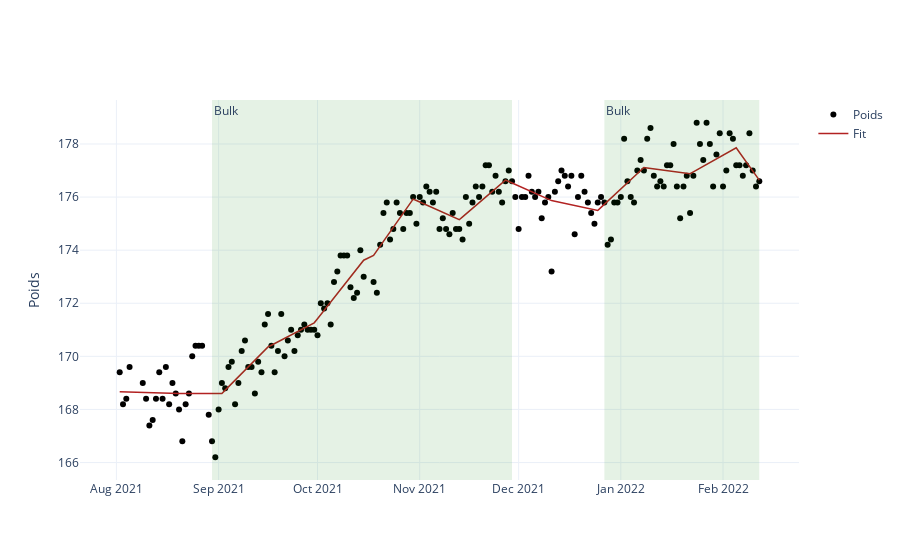

The cell this chart's notebook holds for it:
### Code cell
# Plot model
df["fit"] = results.predict(X)

fig = go.Figure()

fig.add_trace(go.Scatter(x=df.date, y=df.poids, 
                        mode='markers', name='Poids', line=dict(color='black', width = 1.5)))

fig.add_trace(go.Scatter(x=df.date, y=df.fit, 
                        mode='lines', name='Fit', line=dict(color='firebrick', width = 1.5)))

fig.add_vrect(x0=str(dates[0]), x1=str(dates[1]), 
              annotation_text="Bulk", annotation_position="top left",
              fillcolor="green", opacity=0.1, line_width=0)

fig.add_vrect(x0=str(dates[2]), x1=str(dates[3]), 
              annotation_text="Bulk", annotation_position="top left",
              fillcolor="green", opacity=0.1, line_width=0)

fig.update_layout(yaxis_title="Poids")

### Figure 1 — Plotly figure (JSON) as saved in the notebook; plotly's stock layout.template omitted (floating-point values rounded to 4 significant figures; data arrays with more than 128 entries replaced by an {"elided": "..."} marker saying what was removed)
{"data": [{"line": {"color": "black", "width": 1.5}, "mode": "markers", "name": "Poids", "type": "scatter", "x": {"elided": "189 str values"}, "y": {"elided": "189 float values"}}, {"line": {"color": "firebrick", "width": 1.5}, "mode": "lines", "name": "Fit", "type": "scatter", "x": {"elided": "189 str values"}, "y": {"elided": "189 float values"}}], "layout": {"annotations": [{"showarrow": false, "text": "Bulk", "x": "2021-08-30 00:00:00", "xanchor": "left", "xref": "x", "y": 1, "yanchor": "top", "yref": "y domain"}, {"showarrow": false, "text": "Bulk", "x": "2021-12-27 00:00:00", "xanchor": "left", "xref": "x", "y": 1, "yanchor": "top", "yref": "y domain"}], "shapes": [{"fillcolor": "green", "line": {"width": 0}, "opacity": 0.1, "type": "rect", "x0": "2021-08-30 00:00:00", "x1": "2021-11-29 00:00:00", "xref": "x", "y0": 0, "y1": 1, "yref": "y domain"}, {"fillcolor": "green", "line": {"width": 0}, "opacity": 0.1, "type": "rect", "x0": "2021-12-27 00:00:00", "x1": "2022-02-12 00:00:00", "xref": "x", "y0": 0, "y1": 1, "yref": "y domain"}], "yaxis": {"title": {"text": "Poids"}}}}
